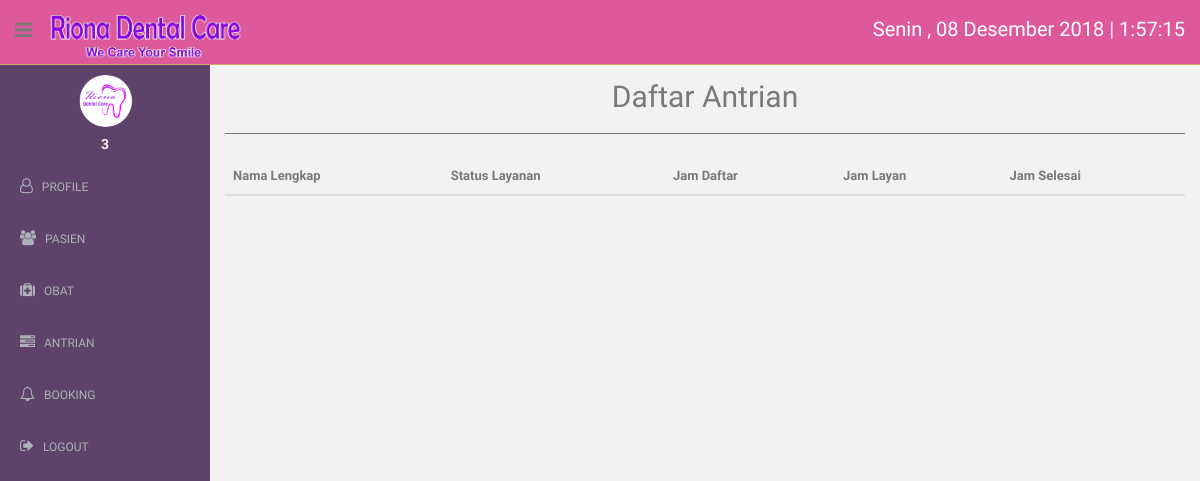
Page /perawat/antrian.php (signed in) on the earlier database version.
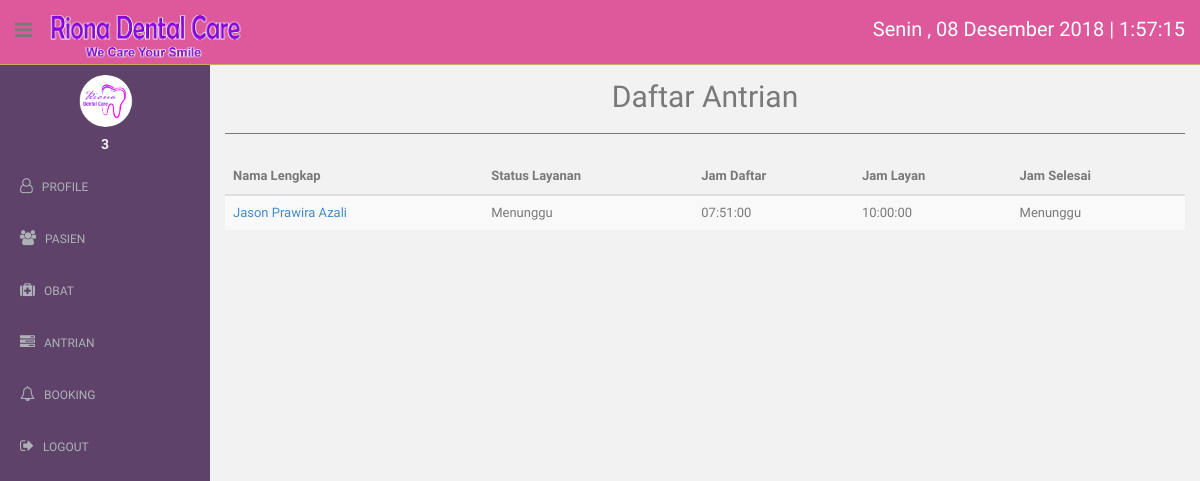
Same page on the later database version.
### tables this page shows
CREATE TABLE `antrian` (
  `id_antrian` int(8) NOT NULL,
  `id_pasien` int(11) NOT NULL,
  `nama_pasien` text NOT NULL,
  `id_dokter` int(11) NOT NULL,
  `tanggal` date NOT NULL,
  `status` text NOT NULL,
  `jam_daftar` time NOT NULL,
  `jam_layan` time NOT NULL,
  `jam_selesai` time DEFAULT NULL
);

CREATE TABLE `pasien` (
  `id_pasien` int(11) NOT NULL,
  `nama_pasien` text NOT NULL,
  `alamat` text NOT NULL,
  `tanggal_lahir` date NOT NULL,
  `pekerjaan` text NOT NULL,
  `no_telp` text NOT NULL,
  `jenis_kelamin` varchar(1) NOT NULL,
  `no_rekam_medis` varchar(12) NOT NULL
);

### perawat/antrian.php (the view, shortened to what this page needs)
<?php
  include "../connection/connect.php";
  include "headside.php";
  $dataAntrian = $conn->query("SELECT antrian.id_pasien as id_pasien, antrian.id_antrian as id_antrian, pasien.nama_pasien as nama_pasien, antrian.tanggal as tanggal, antrian.status as status, antrian.jam_daftar as jam_daftar, antrian.jam_layan as jam_layan, antrian.jam_selesai as jam_selesai, dokter.nama_dokter as nama_dokter FROM antrian, dokter, pasien WHERE antrian.id_pasien = pasien.id_pasien AND antrian.id_dokter = dokter.id_dokter AND antrian.status != 'Selesai' AND antrian.tanggal = '" . date("Y-m-d") . "'");
?>
<!DOCTYPE html>
<html lang="en">
  <head>
    <link href="../assets/css/bootstrap.css" rel="stylesheet">
    <link href="../assets/font-awesome/css/font-awesome.css" rel="stylesheet" />
    <link href="../assets/css/style.css" rel="stylesheet">
    <link href="../assets/css/style-responsive.css" rel="stylesheet">
  </head>
  <body onload="startTime()">
  <section id="container" >
      <?php
        echo $headbar;
        echo $sidebar;
      ?>
      <section id="main-content">
          <section class="wrapper">
            <center>
          	<h2>Daftar Antrian</h2>
            </center>
            <hr>
          	<div class="row mt">
          		<div class="col-lg-12">
                <div class="table-responsive">
          		<table class="table table-striped table-advance table-hover col-lg-12">
              <thead>
                <th>Nama Lengkap</th>
                <th>Status Layanan</th>
                <th>Jam Daftar</th>
                <th>Jam Layan</th>
                <th>Jam Selesai</th>
              </thead>
              <tbody>
                <?php
                while($antrian = $dataAntrian->fetch_assoc()){
                  echo "
                    <tr>
                      <td>
                        <a href=\"diagnosa.php?id_pasien=$antrian[id_pasien]&id_antrian=$antrian[id_antrian]\">$antrian[nama_pasien]</a>
                      </td>
                      <td>
                        $antrian[status]
                      </td>
                      <td>
                        $antrian[jam_daftar]
                      </td>
                      <td>
                        $antrian[jam_layan]
                      </td>
                      <td>
                      ";
                      if(is_null($antrian['jam_selesai'])){
                        echo $antrian['status'];
                      } else {
                        echo $antrian['jam_selesai'];
                      }
                      echo "
                      </td>
                    </tr>
                  ";
                }
                ?>
              </tbody>
              </table>
          		</div>
          	</div>
          </div>
		      </section>
      </section>
  </section>
  </body>
</html>

Differences in the rows shown:
added antrian: id_pasien.nama_pasien "Jason Prawira Azali", status "Menunggu", jam_daftar "07:51:00", jam_layan "10:00:00"
